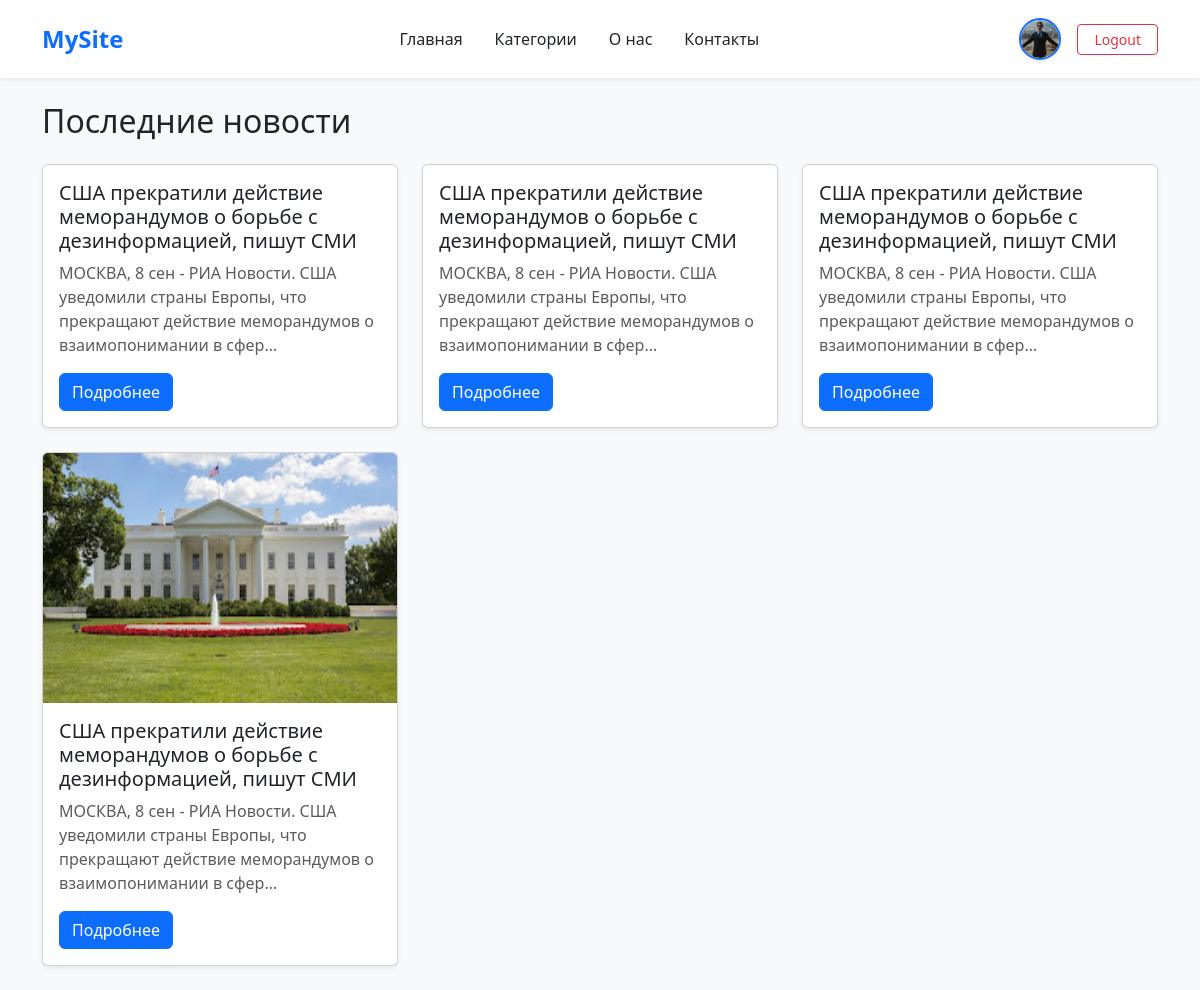
Screenshot of / (signed in) with the database file from the repository.
### testapp/models.py (models this page shows, shortened)
class User_model(models.Model):
    user = models.OneToOneField(User, on_delete=models.CASCADE)
    user_photo = models.ImageField(upload_to='media/', null=True)

class New(models.Model):
    new_name = models.CharField(max_length=128)
    new_desc = models.TextField()
    new_category = models.ForeignKey(Category, on_delete=models.CASCADE)
    new_photo = models.ImageField(upload_to='media/', blank=True, null=True)
    new_date = models.DateTimeField(auto_now_add=True)
    class Meta:
        verbose_name_plural = 'Новости'

### testapp/views.py (the view)
# urls.py: path('', views.home_page),
def home_page(request):
    categories = Category.objects.all()
    new = New.objects.all()
    context = {
        'categories': categories,
        'new': new,
    }
    return render(request, 'home.html', context)

### testapp/templates/home.html (shortened to what this page needs)
{% extends "base.html" %}
{% block content %}
  <h2 class="mb-4">Последние новости</h2>
  <div class="row row-cols-1 row-cols-md-2 row-cols-lg-3 g-4">
    {% for n in new %}
      <div class="col">
        <div class="card h-100 shadow-sm">
          {% if n.new_photo %}
            <img src="{{ n.new_photo.url }}" class="card-img-top" alt="обложка" height="250">
          {% endif %}
          <div class="card-body">
            <h5 class="card-title">{{ n.new_name }}</h5>
            <p class="card-text text-muted">{{ n.new_desc|truncatechars:120 }}</p>
            <a href="/new/{{ n.id }}" class="btn btn-primary">Подробнее</a>
          </div>
        </div>
      </div>
    {% endfor %}
  </div>
{% endblock %}

### testapp/templates/base.html (shortened to what this page needs)
<!DOCTYPE html>
<html lang="en">
<head>
  <link href="https://cdn.jsdelivr.net/npm/bootstrap@5.3.8/dist/css/bootstrap.min.css" rel="stylesheet">
</head>
<body class="bg-light">
  <header class="navbar navbar-expand-lg bg-white shadow-sm py-3">
    <div class="container d-flex justify-content-between align-items-center">
      <a href="/" class="navbar-brand fs-4 fw-bold text-primary">MySite</a>
      <ul class="navbar-nav d-flex flex-row gap-3">
                <li class="nav-item">
          <a href="/" class="nav-link text-dark fw-medium">Главная</a>
        </li>
        <li class="nav-item">
          <a href="/categories" class="nav-link text-dark fw-medium">Категории</a>
        </li>
        <li class="nav-item">
          <a href="/about" class="nav-link text-dark fw-medium">О нас</a>
        </li>
        <li class="nav-item">
          <a href="/contacts" class="nav-link text-dark fw-medium">Контакты</a>
        </li>
      </ul>
      <div class="d-flex align-items-center gap-3">
        {% if user.is_authenticated %}
          <a href="/profile" class="d-flex align-items-center text-decoration-none">
            {% if user.user_model and user.user_model.user_photo %}
              <img src="{{ user.user_model.user_photo.url }}"
                   alt="avatar" width="42" height="42"
                   class="rounded-circle border border-2 border-primary shadow-sm">
            {% else %}
              <img src="/static/default-avatar.png"
                   alt="avatar" width="42" height="42"
                   class="rounded-circle border border-2 border-secondary shadow-sm">
            {% endif %}
          </a>
          <a href="/logout" class="btn btn-sm btn-outline-danger px-3">Logout</a>
        {% else %}
          <a href="/login" class="btn btn-sm btn-outline-primary px-3">Login</a>
          <a href="/register" class="btn btn-sm btn-primary px-3">Sign Up</a>
        {% endif %}
      </div>
    </div>
  </header>
  <main class="container py-4">
    {% block content %}{% endblock %}
  </main>
</body>
</html>

### rows the page displays
New: new_name "США прекратили действие меморандумов о борьбе с дезинформацией, пишут СМИ", new_desc "МОСКВА, 8 сен - РИА Новости. США уведомили страны Европы, что прекращают действие меморандумов о взаимопонимании в сфер…"
New: new_name "США прекратили действие меморандумов о борьбе с дезинформацией, пишут СМИ", new_desc "МОСКВА, 8 сен - РИА Новости. США уведомили страны Европы, что прекращают действие меморандумов о взаимопонимании в сфер…"
New: new_name "США прекратили действие меморандумов о борьбе с дезинформацией, пишут СМИ", new_desc "МОСКВА, 8 сен - РИА Новости. США уведомили страны Европы, что прекращают действие меморандумов о взаимопонимании в сфер…"
New: new_photo (picture), new_name "США прекратили действие меморандумов о борьбе с дезинформацией, пишут СМИ", new_desc "МОСКВА, 8 сен - РИА Новости. США уведомили страны Европы, что прекращают действие меморандумов о взаимопонимании в сфер…"
